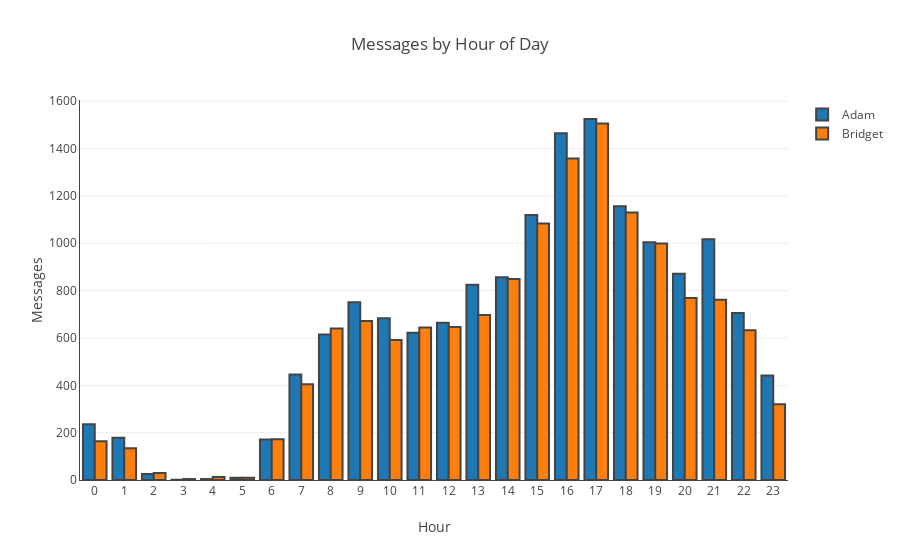

Source (notebook cell):
### Code cell
# message by hour
# create dataframes for each of us 
adam_df = chat_df[chat_df.is_sent == 1]
bridget_df = chat_df[chat_df.is_received == 1]

# group messages by weekday and counts
adam_df = adam_df['message_date'].groupby([adam_df.message_date.dt.hour]).agg('count')
bridget_df = bridget_df['message_date'].groupby([bridget_df.message_date.dt.hour]).agg('count') 

# rename grouped columns and make series in to a dataframe
adam_df = pd.DataFrame({'hour':adam_df.index, 'count_a':adam_df.values}) 
bridget_df = pd.DataFrame({'hour':bridget_df.index, 'count_b':bridget_df.values})

# merge with adam dataframe to create a single dataframe
hour_count_df = pd.merge(adam_df, bridget_df, how = 'inner', on = 'hour')

# plot group bar chart for messages by hour 
labels = hour_count_df['hour'].values.tolist()
a_count = hour_count_df['count_a'].values.tolist()
b_count = hour_count_df['count_b'].values.tolist()
title = 'Messages by Hour of Day'
plot_group_bar(labels, a_count, b_count, title, "Hour", "Messages")

### Figure 1 — Plotly figure (JSON) as saved in the notebook; plotly's stock layout.template omitted (floating-point values rounded to 4 significant figures)
{"data": [{"marker": {"line": {"color": "#00000)", "width": 2}}, "name": "Adam", "type": "bar", "x": [0, 1, 2, 3, 4, 5, 6, 7, 8, 9, 10, 11, 12, 13, 14, 15, 16, 17, 18, 19, 20, 21, 22, 23], "y": [235, 178, 25, 1, 4, 10, 171, 446, 615, 751, 683, 622, 664, 825, 857, 1119, 1465, 1525, 1156, 1004, 871, 1017, 705, 441]}, {"marker": {"line": {"color": "#00000)", "width": 2}}, "name": "Bridget", "type": "bar", "x": [0, 1, 2, 3, 4, 5, 6, 7, 8, 9, 10, 11, 12, 13, 14, 15, 16, 17, 18, 19, 20, 21, 22, 23], "y": [164, 134, 30, 4, 13, 9, 172, 405, 640, 672, 591, 644, 646, 697, 849, 1084, 1358, 1506, 1130, 999, 769, 761, 633, 320]}], "layout": {"barmode": "group", "title": "Messages by Hour of Day", "xaxis": {"autorange": true, "autotick": false, "showgrid": false, "showline": true, "showticklabels": true, "ticks": [0, 1, 2, 3, 4, 5, 6, 7, 8, 9, 10, 11, 12, 13, 14, 15, 16, 17, 18, 19, 20, 21, 22, 23], "title": "Hour", "zeroline": false}, "yaxis": {"autorange": true, "autotick": true, "showgrid": true, "showline": true, "showticklabels": true, "ticks": "", "title": "Messages", "zeroline": false}}}
